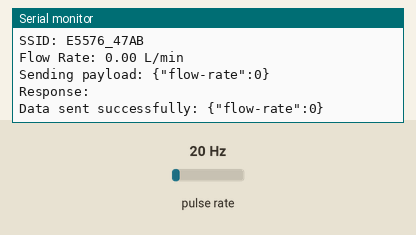
Recording of a sketch running on a simulated ESP8266 (NodeMCU). On the bench: the last lines printed to the serial monitor. Wiring (inferred from the names in the program): pulse sensor: data GPIO 5. Inputs (shaded band) come from the test bench; at power-on: pulse rate 20 Hz. WiFi joins after 1.5 s; servers stay silent unless stated; uploads are accepted with an empty reply.

Above: at 3.2 s.
3.3 s: pulse rate (sensor on GPIO 5) set to 4 Hz
At 3.36 s:
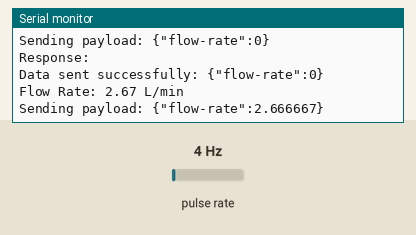
4.8 s: pulse rate (sensor on GPIO 5) set to 50 Hz
At 6.6 s:
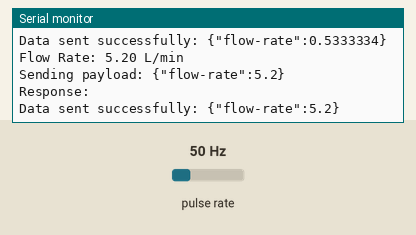
Timing chart, 0 to 8.1 s (numbered marks = the images above; inputs shaded):
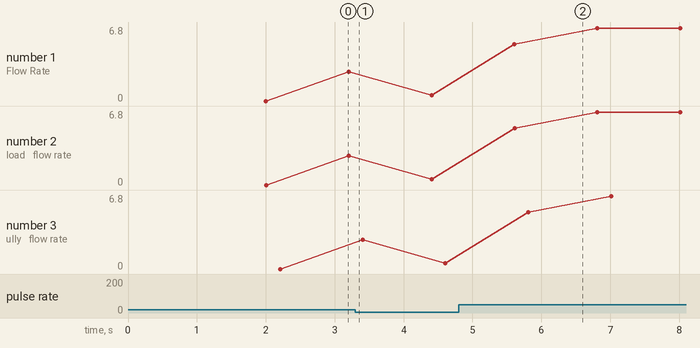

Measured:
- after the input at 4.8 s, the serial monitor: prints a new line after 0.81 s (image 2)
- plotted number 1: 2.67 → 0.53 after the input at 3.3 s, 0.53 → 6.8 after the input at 4.8 s
- plotted number 2: 2.67 → 0.53 after the input at 3.3 s, 0.53 → 6.8 after the input at 4.8 s
- plotted number 3: 0 → 0.53 after the input at 3.3 s, 0.53 → 6.8 after the input at 4.8 s

The sketch:

Flow_meter.ino
```cpp
#include <ESP8266WiFi.h>
#include <ESP8266HTTPClient.h>
#include <ArduinoJson.h>

#define SENSOR_PIN 5                   // GPIO2 (D4 on NodeMCU)
const char* ssid = "E5576_47AB";       // Replace with your WiFi SSID
const char* password = "iN5iRhdt67F";  // Replace with your WiFi Password
// const char* ssid = "EdNet";       // Replace with your WiFi SSID
// const char* password = "Huawei@123";  // Replace with your WiFi Password
// const char* ssid = "RCA-OFFICE";       // Replace with your WiFi SSID
// const char* password = "RCA@2024";  // Replace with your WiFi Password


// const char* ssid ="GROUND";
// const char* password ="RCA@2024";

const char* serverUrl = "http:// 192.168.8.85:6001/flow-data";
volatile int pulseCount = 0;
float flowRate = 0.0;
unsigned long oldTime = 0;

// Interrupt service routine for flow sensor
void IRAM_ATTR pulseCounter() {
  pulseCount++;
}

void setup() {
  Serial.begin(115200);

  //Starting Wi-fi Connection
  WiFi.mode(WIFI_STA);
  WiFi.begin(ssid, password);

  Serial.print("Connecting to WiFi ");
  while (WiFi.status() != WL_CONNECTED) {
    delay(1000);
    Serial.print(".");
  }
  Serial.println("\nConnected to WiFi");
  Serial.println(WiFi.localIP());
  Serial.print("SSID: ");
  Serial.println(WiFi.SSID());

  pinMode(SENSOR_PIN, INPUT);
  attachInterrupt(digitalPinToInterrupt(SENSOR_PIN), pulseCounter, FALLING);
}

void loop() {
  if ((millis() - oldTime) > 1000) {  // Calculate flow rate every 9 second
    detachInterrupt(digitalPinToInterrupt(SENSOR_PIN));

    // Convert pulses to liters per minute (L/min)
    flowRate = (pulseCount / 7.5);  // YF-S201: 7.5 pulses per liter

    Serial.print("Flow Rate: ");
    Serial.print(flowRate);
    Serial.println(" L/min");

    sendFlowRateToServer(flowRate);

    pulseCount = 0;  // Reset pulse count
    oldTime = millis();

    attachInterrupt(digitalPinToInterrupt(SENSOR_PIN), pulseCounter, FALLING);
  }
}

void sendFlowRateToServer(float flow) {
  if (WiFi.status() == WL_CONNECTED) {
    WiFiClient client;
    HTTPClient http;

    http.begin(client, serverUrl);
    http.addHeader("Content-Type", "application/json");

    StaticJsonDocument<100> JsonDoc;
    JsonDoc["flow-rate"] = flow;

    String jsonPayload;
    serializeJson(JsonDoc, jsonPayload);

    Serial.print("Sending payload: ");
    Serial.println(jsonPayload);

    int httpResponseCode = http.POST(jsonPayload);
    String response = http.getString();

    Serial.print("Response: ");
    Serial.println(response);

    if (httpResponseCode > 0) {
      Serial.println("Data sent successfully: " + jsonPayload);
    } else {
      Serial.println("Failed to send data");
      Serial.println(http.errorToString(httpResponseCode));
    }

    http.end();
  } else {
    Serial.println("WiFi Disconnected!");
  }
}
```
